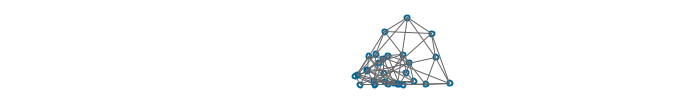
Frame 1 (no input)
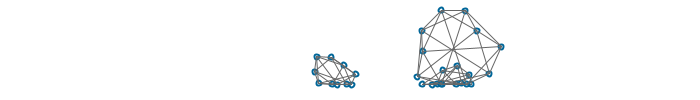
Frame 60 (the mouse pressed at the canvas centre just before this capture)
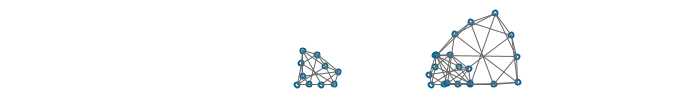
Frame 120 (the mouse held since frame 60 and released just before this capture)

The Processing sketch that drew these frames (run headless with seeded random() and noise(); from frame 60 on, the mouse is pressed at the canvas centre):

// Processing sketch: blob
// ── blob.pde
/* Boids - v1.0.0 - 2014/11/23 */

final int RIGID = 1; // Rigid constraint
final int SEMI_RIGID = 2; // Semi-Rigid constraint

float t_size = 0.03; // Time step
float f_friction = 0.5; // Friction force
float f_max = 5000.0; // Max force
float f_jump = -60.0; // Jumping force

int relax_iter = 2; // Relaxation iteration
int[] metabox; // Metaball bounding box
int screen_size; // Cache screen size
int ground_h; // Ground height

boolean DEBUG = false; // Enable debug view
boolean show_fps = false; // Toggle FPS
boolean enable_metaball = true; // Toggle metaballs
boolean enable_gravity = true; // Toggle gravity
boolean enable_ai = false; // Toggle blob AI
boolean follow_m = false; // Blob will follow mouse pointer
boolean[] keys = new boolean[4]; // Check key press
boolean d_lock1 = false; // DEBUG: lock first particle

PVector gravity = new PVector(0, 80.0, 0); // Gravity vector
ArrayList<ParticleSystem> blobs;

void setup()
{
  size(700, 100);
  background(255, 255, 255);
  screen_size = width*height;
  ground_h = 15;
  metabox = new int[screen_size];
  blobs = new ArrayList<ParticleSystem>();
  
  initBlobs();
  for (int i = 0; i < 100; i++) {
    render();
  }
}

void draw()
{
  render();
}

void render() {
  background(255, 255, 255);

  // Reset metaball bounding box
  /*
  for (int i = 0; i < screen_size; i++) {
    metabox[i] = 0;
  }*/
  
  int bsize = blobs.size();
  for (int i = 0; i < bsize; i++) {
    ParticleSystem ps = blobs.get(i);
    ps.update();
    ps.render();
  }
  
  // Render metaball
  // if (enable_metaball) metaBall();
  
  // Display framerate
  if (DEBUG || show_fps) {
    fill(0, 102, 153);
    text(frameRate, 10, 25);
    fill(0, 0, 0);
  }
}

// Render blob using metaball 
void metaBall() {
  loadPixels();
  // Render blob metaball for each blob
  ParticleSystem ps = blobs.get(0);
  for (int x = 0; x < width; x++) {
    for (int y = 0; y < height; y++) {
      int index = x + y*width;
      // If within metaball bounding box, draw blob
      if (metabox[index] == 1 && !DEBUG) {
        float sum = 0.0;
                    
        int psize = ps.particles.size();
        // Render particles
        for (int j = 0; j < psize; j++) {
          Particle p = ps.particles.get(j);
    
          float xx = p.pos.x - x;
          float yy = p.pos.y - y;
    
          //sum += p.rad / sqrt(xx * xx + yy * yy); // Optimization: Get rid of the sqrt()
          sum += p.rad*ps.mb_size / (xx * xx + yy * yy);
        }
        
        //float col = 255 - sum*sum*sum/metaball_band;
        float col = 255 - sum;
        color argb = pixels[index];
        int a = (argb >> 24) & 0xFF;
        int r = (argb >> 16) & 0xFF;  // Faster way of getting red(argb)
        int g = (argb >> 8) & 0xFF;   // Faster way of getting green(argb)
        int b = argb & 0xFF;          // Faster way of getting blue(argb)
        if (sum > ps.mb_thresh) pixels[index] = color(0.8*r + col, 0.8*g + col, 0.8*b + col);
        else if (sum < ps.mb_thresh && sum > ps.mb_thresh - 30) pixels[index] = color(150, 150, 150); // Grey border
      }
    }
  }
  updatePixels();
}

// Initialize some blobs
void initBlobs()
{
    enable_ai = true;
    //addBracedBlob(10, 10, 15, 18, 10, width/2, height/2, 1, 30, 300, 300); // Small braced
    addTarBlob(10, 5, 20, 40, 10, width/2, height/2, 1, 60, 300, 300); // Small tar
    addTarBlob(10, 5, 20, 40, 10, width/2, height/2, 1, 60, 300, 300); // Small tar
    addTarBlob(10, 10, 40, 80, 10, width/2, height/2, 1, 240, 300, 300); // Medium tar
}

// Some math functions
PVector vmin(PVector v1, PVector v2) { return new PVector(min(v1.x, v2.x), min(v1.y, v2.y), min(v1.z, v2.z)); }
PVector vmax(PVector v1, PVector v2) { return new PVector(max(v1.x, v2.x), max(v1.y, v2.y), max(v1.z, v2.z)); }
float dist2(PVector v1, PVector v2) { return ((v1.x - v2.x)*(v1.x - v2.x) + (v1.y - v2.y)*(v1.y - v2.y) + (v1.z - v2.z)*(v1.z - v2.z)); }


class Constraint
{
  Particle p1; // Connected particle 1
  Particle p2; // Connected particle 2
  int type; // Type of constraint
  
  // For semi-rigid constraint
  float min; // Compressed length
  float max; // Stretched length
  float mid; // Relaxed length
  float kspring; // Spring elasticity
  
  color d_color; // Debug constraint color
  PVector d_pt; // Debug constraint point
  
  Constraint() {}

  void initRigid(Particle particle1, Particle particle2, float len) {
    p1 = particle1;
    p2 = particle2;
    type = 1;
    min = len;
    mid = len;
    max = len;
    kspring = 1.0;
    d_color = color(0, 0, 0);
    d_pt = new PVector(0, 0, 0);
  }

  void initSemiRigid(Particle particle1, Particle particle2, float mn, float md, float mx, float ks) {
    p1 = particle1;
    p2 = particle2;
    type = 2;
    min = mn;
    mid = md;
    max = mx;
    kspring = ks;
    d_color = color(0, 0, 0);
    d_pt = new PVector(0, 0, 0);
  }

  PVector getForce(Particle p) {
    PVector forcetotal = new PVector();
    switch(type) {
      case RIGID: { forcetotal = getRigidForce(p); break; }
      case SEMI_RIGID: { forcetotal = getSemiRigidForce(p); break; }
      default: { forcetotal.set(0, 0, 0); }      
    }
    return forcetotal;    
  }
  
  void satisfyConstraint() {
    switch(type) {
      case RIGID: { satisfyRigid(); break; }
      case SEMI_RIGID: { satisfySemiRigid(); break; }
      default: { break; }      
    }
  }

  PVector getRigidForce(Particle p) {
     // Rigid constraint exerts no force
    return new PVector(0, 0, 0);
  }
  
  PVector getSemiRigidForce(Particle p) {
    // Determine current particle
    Particle neighbor;
    if (p == p1) neighbor = p2;
    else neighbor = p1;
    // Obeys Hook's law: f = k * (x - x0)
    // Vector from neighbor to self
    PVector it2me = PVector.sub(p.pos, neighbor.pos);
    // Vector from neighbor to rest position
    it2me.normalize();
    PVector it2mid = PVector.add(neighbor.pos, PVector.mult(it2me, mid));
    // Vector from current postition to rest position
    PVector me2mid = PVector.sub(it2mid, p.pos);
    // Apply spring force
    me2mid.mult(kspring);
    return me2mid;
  }
  
  void satisfyRigid() {
    // Vector from neighbor to self
    PVector it2me = PVector.sub(p1.pos, p2.pos);
    // Length of spring
    float dist = it2me.mag();
    // Constraint to rigid length
    if (dist != mid) {
      it2me.normalize();
      float diff = dist - mid;
      // Apply constraint
      p1.pos.set(PVector.sub(p1.pos, PVector.div(PVector.mult(it2me, diff), 2.0)));
      p2.pos.set(PVector.add(p2.pos, PVector.div(PVector.mult(it2me, diff), 2.0)));
    }
    // Debug color and point
    if (DEBUG) {
      d_color = color(255, 0, 255);
      d_pt.set(PVector.div(PVector.add(p1.pos, p2.pos), 2.0));
    }
  }
  
  void satisfySemiRigid() {
    // Vector from neighbor to self
    PVector it2me = PVector.sub(p1.pos, p2.pos);
    // Length of spring
    float dist = it2me.mag();
    // Calculate constraint debug color
    if (DEBUG) {
      float delta = dist - mid;
      float r = (delta < 0) ? map(delta, mid, (min - mid), 0, 255) : 0; // Less than rest length is red
      float b = (delta > 0) ? map(delta, mid, (max - mid), 0, 255) : 0; // More than rest length is blue
      d_color = color(r, 0, b);
    }
    // Constraint to min/max
    if (dist < min || dist > max) {
      if (dist < min) dist = min;
      if (dist > max) dist = max;
      // Scale to length
      it2me.normalize();
      it2me = PVector.mult(it2me, dist);
      // Find midpoint
      PVector midpt = PVector.div(PVector.add(p1.pos, p2.pos), 2.0);
      // Apply constraint
      p1.pos.set(PVector.add(midpt, PVector.div(it2me, 2.0)));
      p2.pos.set(PVector.sub(midpt, PVector.div(it2me, 2.0)));
    }
    // Debug point
    if (DEBUG) d_pt.set(PVector.div(PVector.add(p1.pos, p2.pos), 2.0));
  }
}

void mousePressed() {
  // Get mouse position
  PVector m = new PVector(mouseX, mouseY);  
  // Look for a particle the mouse is in
  int bsize = blobs.size();
  for (int i = 0; i < bsize; i++) {
    ParticleSystem ps = (ParticleSystem) blobs.get(i);    
    int psize = ps.particles.size();
    for (int j = 0; j < psize; j++) {
      Particle p = (Particle) ps.particles.get(j);      
      // If the mouse is close to the particle
      if (dist2(p.pos, m) < sq(p.mass + 20)) {
        if (mouseButton == LEFT) p.drag = true;
        break; // Break out of the loop because we found our particle
      }
    }
  }
  // When mouse is pressed, blob will move toward the mouse
  if (!follow_m) follow_m = true;
}

void mouseReleased() {
  // User is no-longer dragging
  int bsize = blobs.size();
  for (int i = 0; i < bsize; i++) {
    ParticleSystem ps = (ParticleSystem) blobs.get(i);
    int psize = ps.particles.size();
    for (int j = 0; j < psize; j++) {
      Particle p = (Particle) ps.particles.get(j);
      if (p.drag) {
        p.drag = false;
        break;
      }
    }
  }
  follow_m = false;
}

// Factory of things

// Simple spherical blob with a center particle and a circle of particles around it
void addVerletBlob(int segments, float min, float mid, float max, float kspring, float x, float y, float mass, float rad, int mb_size, int mb_thresh)
{
  float angle_step = 2.0 * PI / float(segments);
  float seg_length = 2.0 * mid * sin(angle_step/2.0);
  ParticleSystem verlet = new ParticleSystem(t_size, mb_size, mb_thresh);
  
  // Center particle
  Particle center = verlet.addParticle(x, y, mass, rad);
  
  Particle[] pa = new Particle[segments];
  // Create surrounding particles
  for (int i = 0; i < segments; i++) {
    float angle = i * angle_step;
    float bx = x + mid * cos(angle);
    float by = y + mid * sin(angle);
    pa[i] = verlet.addParticle(bx, by, mass, rad);
  }
  
  // Create constraints for surrounding particles
  for (int i = 0; i < segments; i++) {
    int next = (i + 1) % segments;
    // To next point
    verlet.addConstraint(pa[i], pa[next], seg_length*0.9, seg_length, seg_length*1.1, kspring);
    // To center point
    verlet.addConstraint(pa[i], center, min, mid, max, kspring);
  }
  
  verlet.setSize(0.5*min + max);
  
  blobs.add(verlet);
}

// Same as simple blob with extra braces on every other point
void addBracedBlob(int segments, float min, float mid, float max, float kspring, float x, float y, float mass, float rad, int mb_size, int mb_thresh)
{
  float angle_step = 2.0 * PI / float(segments);
  float seg_length = 2.0 * mid * sin(angle_step/2.0);
  float seg_length2 = 2.0 * mid * sin(angle_step*2.0/2.0);
  float seg_length3 = 2.0 * mid * sin(angle_step*3.0/2.0);
  ParticleSystem braced = new ParticleSystem(t_size, mb_size, mb_thresh);
  
  // Center particle
  Particle center = braced.addParticle(x, y, mass, rad);
  
  Particle[] pa = new Particle[segments];
  // Create surrounding particles
  for (int i = 0; i < segments; i++) {
    float angle = i * angle_step;
    float bx = x + mid * cos(angle);
    float by = y + mid * sin(angle);
    pa[i] = braced.addParticle(bx, by, mass, rad);
  }
  
  // Create constraints for surrounding particles
  for (int i = 0; i < segments; i++) {
    int next = (i + 1) % segments;
    int next2 = (i + 3) % segments;
    // To next point
    braced.addConstraint(pa[i], pa[next], seg_length*0.1, seg_length, seg_length*2.1, kspring);
    // To next next point
    braced.addConstraint(pa[i], pa[next2], seg_length*0.1, seg_length3, seg_length3*2.1, kspring);
    // To center point
    braced.addConstraint(pa[i], center, min, mid, max, kspring);
  }
  
  braced.setSize(0.5*min + max);
  
  blobs.add(braced);
}

// A blob with thick structural skin
void addSkinnedBlob(int segments, float inner, float outer, float outer_spring, float inner_spring, float x, float y, float mass, float rad, int mb_size, int mb_thresh)
{
  float angle_step = 2.0 * PI / float(segments);
  float outer_length = 2.0 * outer * sin(angle_step/2.0);
  float inner_length = 2.0 * inner * sin(angle_step/2.0);
  float ring_gap = outer - inner;
  ParticleSystem skinned = new ParticleSystem(t_size, mb_size, mb_thresh);
  
  // Center particle
  Particle center = skinned.addParticle(x, y, mass, rad);

  Particle[] pa = new Particle[segments*2];
  // Create outer circle particles
  for (int i = 0; i < segments; i++) {
    float angle = i * angle_step;
    float bx = x + inner * cos(angle);
    float by = y + inner * sin(angle);
    float cx = x + outer * cos(angle);
    float cy = y + outer * sin(angle);
    // i*2 is outer
    pa[i*2] = skinned.addParticle(cx, cy, mass, rad);
     // i*2+1 is inner
    pa[i*2 + 1] = skinned.addParticle(bx, by, mass, rad);
  }
  
  // Create constraints for surrounding particles
  for (int i = 0; i < segments; i++) {
    int next = (i + 1) % segments;
    // Outer ring
    skinned.addConstraint(pa[i*2], pa[next*2], outer_length*0.9, outer_length, outer_length*1.1, outer_spring);
    // Inner ring
    skinned.addConstraint(pa[i*2 + 1], pa[next*2 + 1], inner_length*0.9, inner_length, inner_length*1.1, outer_spring);
    // Join rings with structural springs
    skinned.addConstraint(pa[i*2], pa[i*2 + 1], ring_gap*0.9, ring_gap, ring_gap*1.1, outer_spring);
    // Cross brace
    skinned.addConstraint(pa[i*2], pa[next*2 + 1], ring_gap*0.9, ring_gap, ring_gap*1.1, outer_spring);
    // Inner ring to center point, with mid point of the spring to be greater than radius for internal pressure
    skinned.addConstraint(pa[i*2 + 1], center, inner*0.2, inner*1.5, inner*2.1, inner_spring);
  }
  
  skinned.setSize(0.2*segments*outer_length);
  
  blobs.add(skinned);
}

// Similar construction as Gish, same as Braced but also connected to opposite particle
void addTarBlob(int segments, float min, float mid, float max, float kspring, float x, float y, float mass, float rad, int mb_size, int mb_thresh)
{
  float angle_step = 2.0 * PI / float(segments);
  float seg_length = 2.0 * mid * sin(angle_step/2.0);
  float seg_length2 = 2.0 * mid * sin(angle_step*2.0/2.0);
  ParticleSystem tar = new ParticleSystem(t_size, mb_size, mb_thresh);

  Particle[] pa = new Particle[segments];
  // Create surrounding particles
  for (int i = 0; i < segments; i++) {
    float angle = i * angle_step;
    float bx = x + mid * cos(angle);
    float by = y + mid * sin(angle);
    pa[i] = tar.addParticle(bx, by, mass, rad);
  }
  
  // Create constraints for surrounding particles
  for (int i = 0; i < segments; i++) {
    int next = (i + 1) % segments;
    int next1 = (i + 2) % segments;
    // To next point
    tar.addConstraint(pa[i], pa[next], seg_length*0.8, seg_length, seg_length*1.2, kspring);
    // To next next point
    tar.addConstraint(pa[i], pa[next1], seg_length*0.1, seg_length2, seg_length2*2.1, kspring);
    // To opposite point
    if (i < segments/2) { 
      tar.addConstraint(pa[i], pa[i + segments/2], min, mid*2.0, max, kspring);
    }
  }
  
  tar.setSize(seg_length*8);
  
  blobs.add(tar);
}


class Particle
{
  PVector pos0; // Previous position
  PVector pos; // Current position
  PVector force;
  float mass; // Size of particle
  float rad; // Radius
  ArrayList<Constraint> links; // Constraint between particles
  boolean drag; // Mouse drag

  Particle(float m, float r) {
    pos0 = new PVector(0, 0, 0);
    pos = new PVector(0, 0, 0);
    force = new PVector(0, 0, 0);
    mass = m;
    rad = r;
    links = new ArrayList<Constraint>();
    drag = false;
    f_jump = -60;
  }

  // Set particle position
  void setPos(float x, float y) {
    pos0.set(x, y);
    pos.set(x, y);
  }

  // Add semi-rigid constraint
  void addLink(Constraint c) {
    links.add(c);
  }
  
  // Gather forces acting on the particle
  void accumulateForces(ParticleSystem ps) {
    force.set(0, 0, 0); // Reset force

    // Apply gravity if enabled
    if (enable_gravity) force.add(PVector.mult(gravity, mass));

    // Keyboard input
    if (keys[0]) force.add(new PVector(0, ps.f_jump, 0)); // Up
    if (keys[1]) force.add(new PVector(-100.0, 0, 0)); // Left
    if (keys[2]) force.add(new PVector(0, 60.0, 0)); // Down
    if (keys[3]) force.add(new PVector(60.0, 0, 0)); // Right
    
    // Move randomly
    if (enable_ai) {
      PVector dir = updateMovement(ps.target.x, ps.target.y);
      force.add(dir);
      
      // Jump randomly
      if (ps.rand_jump) {
        force.add(new PVector(0, ps.f_jump, 0)); // If jumping
      }
    }
    
    // Blob moves towards the mouse
    if (follow_m) {
      PVector dir = updateMovement(mouseX, mouseY);
      force.add(dir);
      
      if (DEBUG) {
        stroke(255, 0, 255, 50);
        line(pos.x, pos.y, mouseX, mouseY);
      }
    }

    // Gather forces from all connected constraints
    int lsize = links.size();
    for (int i = 0; i < lsize; i++) {
      Constraint c = links.get(i);
      force.add(c.getForce(this));
    }
    
    force.limit(f_max); // Limit force in case of emergency

    // Dragged around by mouse
    if (drag) {
      PVector m = new PVector(mouseX, mouseY);
      force.add(PVector.mult(PVector.sub(m, pos), 500));
      //pos.set(m);
    }

    if (DEBUG) {
      // Project force
      stroke(0, 204, 0);
      line(pos.x, pos.y, pos.x + force.x*0.1, pos.y + force.y*0.1);
    }
  }

  // Verlet integration
  void integrateVerlet(float t) {
    // posT = pos1
    PVector temp = new PVector();
    temp = pos.get();
    // pos1 += (pos1 - pos0) + force/mass*t*t
    pos = PVector.add(pos, PVector.add(PVector.sub(pos, pos0), PVector.mult(PVector.div(force, mass), (t*t))));
    // pos0 = posT
    pos0 = temp.get();
  }

  // Returns a movement vector based on input current and new position
  PVector updateMovement(float x1, float y1)
  {
    // Obtain x and y component of new direction
    float dx = abs(x1 - pos.x) > 100 ? (x1 - pos.x)*0.1 : (x1 - pos.x); // If x is too large, limit it
    float dy = (y1 - pos.y) > 0 ? (y1 - pos.y) : 0; // If y is negative, set it to 0
    return new PVector(dx, dy, 0);
  }
}


class ParticleSystem
{
  ArrayList<Particle> particles; // Particles
  ArrayList<Constraint> constraints; // Constraint between particles
  float totalmass; // Total mass
  float timestep; // Time step
  float size; // Blob size
  PVector target; // Random target to wander towards
  float f_jump; // Jumping force
  boolean rand_jump; // Random jump flag
  int mb_size; // Metaball size
  int mb_thresh; // Metaball threshold

  // Initialize system of particles
  ParticleSystem(float t, int mbs, int mbt) {
    particles = new ArrayList<Particle>();
    constraints = new ArrayList<Constraint>();
    totalmass = 0;
    timestep = t;
    size = 1;
    target = new PVector(random(width), random(height - ground_h), 0);
    f_jump = -60.0;
    rand_jump = false;
    mb_size = mbs;
    mb_thresh = mbt;
  }

  // Add particle to the blob
  Particle addParticle(float x, float y, float m, float r) {
    Particle p = new Particle(m, r);
    p.setPos(x, y); // Set particle position
    particles.add(p);
    totalmass += m; // Accumulate blob mass
    return p;
  }

  // Create rigid constraint between two particles
  void addConstraint(Particle p1, Particle p2, float len) {
    Constraint c = new Constraint();
    c.initRigid(p1, p2, len);
    constraints.add(c);
    
    // Store constraints acting on the particle
    p1.addLink(c);
    p2.addLink(c);
  }

  // Create semi-rigid constraint between two particles
  void addConstraint(Particle p1, Particle p2, float min, float mid, float max, float force) {
    Constraint c = new Constraint();
    c.initSemiRigid(p1, p2, min, mid, max, force);
    constraints.add(c);
    
    // Store constraints acting on the particle
    p1.addLink(c);
    p2.addLink(c);
  }
  
  void setSize(float s) {
    size = s;
  }

  // Step through time iteration
  void update() {
    updateJsZ(); // PVector.set() fix for JS mode
    updateForce(); // Force Accumulator
    updateVerlet(); // Verlet Integration
    updateCollision(); // Collision Detection
    updateConstraint(); // Satisfy Constraints
  }

  // In JS mode PVector.set() sets z to NaN if it's 0, this fixes it   
  void updateJsZ() {
    int psize = particles.size(); // Cache arraylist size
    for (int i = 0; i < psize; i++) {
      Particle p = particles.get(i);
      p.pos.z = 0;
    }
  }

  void updateForce() {
    PVector movement = new PVector(0, 0, 0);
    // Move randomly
    if (enable_ai) target = updateTarget();
    
    if (DEBUG && enable_ai) {
      stroke(255, 0, 0);
      fill(255, 0, 0);
      ellipse(target.x, target.y, 10, 10);
    }
    
    int psize = particles.size(); // Cache arraylist size
    for (int i = 0; i < psize; i++) {
      Particle p = particles.get(i);      
      p.accumulateForces(this);
    }
  }

  // Returns a new random wandering direction
  PVector updateTarget()
  {
    PVector vel = new PVector(random(-10, 10), random(-2, 2), 0); // Random velocity vector
    PVector steer = PVector.add(target, vel); // Determine new movement
  
    // If out-of-bound
    if (steer.x < 0) steer.x += width;
    else if (steer.x > width) steer.x -= width;
    if (steer.y < 0) steer.y += height - ground_h;
    else if (steer.y > height - ground_h) steer.y -= height - ground_h;
    
    return steer;
  }

  void updateVerlet() {
    int psize = particles.size(); // Cache arraylist size
    for (int i = 0; i < psize; i++) {
      Particle p = particles.get(i);
      p.integrateVerlet(timestep);
    }
  }

  void updateConstraint() {
    int csize = constraints.size(); // Cache arraylist size
    // Relaxation loop to avoid collapse of the spring mass structure
    for (int iter = 0; iter < relax_iter; iter++) {
      // Iterate through all connected constraints
      for (int i = 0; i < csize; i++) {
        Constraint c = constraints.get(i);
        c.satisfyConstraint();
      }
    }
    
    // lock particle 0
    if (DEBUG && d_lock1) {
      Particle p1 = particles.get(0);
      p1.pos.set(p1.pos0.x, p1.pos0.y);
    }
  }

  void updateCollision() { 
    f_jump = -60.0; // Update jump force
       
    int n = particles.size(); // Cache arraylist size
    for (int i = 0; i < n; i++) {
      Particle p = particles.get(i);
      // Project points outside of obstacle during border collision
      detectCollision(p);
    }
    
    // Jump randomly
    if (enable_ai) {
      rand_jump = false;
      if (int(random(100)) < 1) {
        rand_jump = true;
        f_jump = -1200;
      }
    }
  }
  
  // Simple world collision detection 
  void detectCollision(Particle p)
  {
    float half_mass = p.mass*0.5;
    
    if (checkCollision(p.pos, half_mass)) {
      PVector normal = getNormal(p.pos, half_mass);    
      PVector movement = PVector.sub(p.pos, p.pos0);
      float perp = movement.dot(normal);    
      PVector parallel = PVector.sub(movement, PVector.mult(normal, perp));
      
      if (!checkCollision(PVector.add(p.pos0, parallel), half_mass)) {
        p.pos = PVector.add(p.pos0, PVector.mult(parallel, f_friction));
      }
      else {
        // If all else fails, just move to collision point
        if (normal.x < 0.0) p.pos.x = half_mass;
        else if (normal.x > 0.0) p.pos.x = width - half_mass;
        if (normal.y < 0.0) p.pos.y = half_mass;
        else if (normal.y > 0.0) p.pos.y = height - ground_h - half_mass;
      }
    }
  }
  
  // Check if a collision has occured
  boolean checkCollision(PVector pos, float half_mass)
  {
    // Check x/y component of particle coordinate
    if (pos.x < half_mass || pos.x > width - half_mass ||
        pos.y < half_mass || pos.y > height - ground_h  - half_mass) return true;
    return false;  
  }
  
  // Obtain normal of current movement direction
  PVector getNormal(PVector pos, float half_mass)
  {
    PVector normal = new PVector(0.0, 0.0, 0.0);
    // Obtain x component of current movement
    if (pos.x < half_mass) { normal.x = -1.0; f_jump = -60; }
    else if (pos.x > width - half_mass) { normal.x = 1.0; f_jump = -60; }
    // Check y component of current movement, only when on the ground can jump force be large
    if (pos.y < half_mass) { normal.y = -1.0; f_jump = 0; }
    else if (pos.y > height - ground_h  - half_mass) { normal.y = 1.0; f_jump = -500; }
    return normal;  
  }

  void render() {
    int psize = particles.size();
    // Render particles
    for (int i = 0; i < psize; i++) {
      Particle p = particles.get(i);
      
      // Find local box for rendering metaball
      if (enable_metaball) {
        for (int x = floor(p.pos.x - size); x < ceil(p.pos.x + size); x++) {
          for (int y = floor(p.pos.y - size); y < ceil(p.pos.y + size); y++) {
            int index = x + y*width;
            
            if (index >= 0 && index < screen_size) {
              metabox[index] = 1; 
            }
          }
        }
      
        if (DEBUG) {
          noFill();
          stroke(#cccccc);
          rect(p.pos.x - size*0.5, p.pos.y - size*0.5, size, size);
        }
      }
      
      if (DEBUG && enable_ai) {
        stroke(255, 0, 255, 50);
        line(p.pos.x, p.pos.y, target.x, target.y);
      }
      
      // Mouse drag force
      if (p.drag) {
        PVector m = new PVector(mouseX, mouseY);
        stroke(255, 0, 0);
        line(p.pos.x, p.pos.y, m.x, m.y);
      }
      else stroke(0, 102, 153);  
      // Particle
      noFill();
      strokeWeight(2);
      ellipse(p.pos.x, p.pos.y, p.mass*5, p.mass*5);
      strokeWeight(1);
    }
    
    int csize = constraints.size();
    // Render constraints
    for (int i = 0; i < csize; i++) {
      // Iterate through all connected constraints
      stroke(0, 0, 0);
      Constraint c = (Constraint) constraints.get(i);
      // Constraint pressure
      if (DEBUG) {
        PVector normal = new PVector(c.p1.pos.y - c.p2.pos.y, c.p2.pos.x - c.p1.pos.x);
        normal.mult(0.1);
        stroke(c.d_color);
        line(c.d_pt.x + normal.x, c.d_pt.y + normal.y, c.d_pt.x + -1*normal.x, c.d_pt.y + -1*normal.y);
      }
      // Constraint between particles
      stroke(#666666);
      line(c.p1.pos.x, c.p1.pos.y, c.p2.pos.x, c.p2.pos.y);
    }
  }
}
